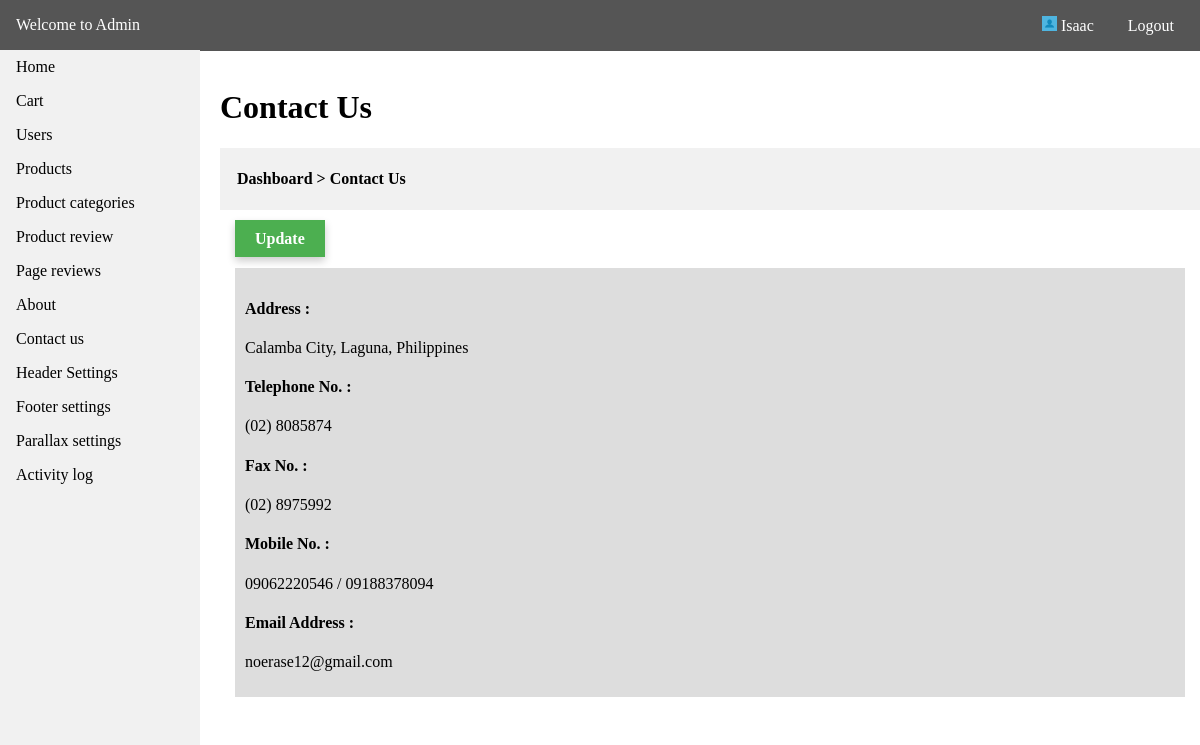
The page /admin/contact_us.php (signed in) on the database its author committed.
### tables this page shows
CREATE TABLE `tbl_menus` (
  `id` int(11) NOT NULL,
  `menu_name` varchar(255) NOT NULL,
  `menu_link` varchar(255) NOT NULL,
  `date_created` datetime NOT NULL DEFAULT CURRENT_TIMESTAMP
);

CREATE TABLE `tbl_contact_info` (
  `id` int(11) NOT NULL,
  `address` varchar(255) NOT NULL,
  `tel_no` varchar(255) NOT NULL,
  `fax_no` varchar(255) NOT NULL,
  `mobile_no` varchar(255) NOT NULL,
  `email` varchar(255) NOT NULL
);

### api/dbh.php (called while the page is built, shortened)
<?php
class dbh {
    public function __construct() {
        $this->servername = HOST;
        $this->username = USER;
        $this->password = PASS;
        $this->dbname = DBNAME;
        $this->conn = mysqli_connect($this->servername,$this->username,$this->password,$this->dbname);
    }
}
?>

### config.php (called while the page is built, shortened)
<?php
include API.'dbh.php';
include API.'viewUser.php';
$viewUser = new ViewUser;
?>

### api/viewUser.php (called while the page is built, shortened)
<?php
class ViewUser extends User {
    public function get_data($get_table) {
        $query = "SELECT * FROM ".$get_table." ORDER BY id DESC";
        $res = mysqli_query($this->conn,$query);
        return $res;
    }
    public function get_query($query) {
        $res = mysqli_query($this->conn,$query);
        return $res;
    }
}
?>

### admin/contact_us.php (the view, shortened to what this page needs)
<?php
include '../config.php';
    $table = "tbl_contact_info";
    $res = $viewUser->get_data($table);
    foreach ($res as $data) {
        $add = $data['address'];
        $tel = $data['tel_no'];
        $fax = $data['fax_no'];
        $mobile = $data['mobile_no'];
        $email = $data['email'];
        $pid = $data['id'];
    }
?>
<!DOCTYPE html>
<html>
<head>
    <link rel="stylesheet" type="text/css" media="screen" href="admin_css/main.css" />
</head>
<body>
<?php
include 'require/nav.php';
?>
<div class="container">
    <br>
<h1>Contact Us</h1>
<div style="background-color:#f1f1f1;padding:1px;"><h4>&nbsp &nbsp <a style="color:#000;text-decoration:none;" href="<?php echo ADMIN_URL.'home.php'; ?>">Dashboard</a> > Contact Us</h4></div>
    <div class="content">
        <div class="row">
            <div class="options">
                <a class="update" href="<?php echo ADMIN_URL.'contact_update.php?id='.$pid;?>">Update</a>
            </div>
            <div style="padding:20px;">
                <div style="padding:10px;width:100%;background-color:#ddd;">
                <h4>Address :</h4>
                    <p><?php echo $add; ?></p>
                <h4>Telephone No. :</h4>
                    <p><?php echo $tel; ?></p>
                <h4>Fax No. :</h4>
                    <p><?php echo $fax; ?></p>
                <h4>Mobile No. :</h4>
                    <p><?php echo $mobile; ?></p>
                <h4>Email Address :</h4>
                    <p><?php echo $email; ?></p>
                </div>
            </div>
    </div>
    </div>
</div>
</body>
</html>

### admin/require/nav.php (shortened to what this page needs)
<div class="header">
    <p><a style="color:#fff;text-decoration:none;" href="<?php echo ADMIN_URL.'home.php';?>">Welcome to Admin</a></p>
    <div class="head-content">
        <p style="cursor:pointer;"><img src="<?php echo BASE_URL; ?>image/sample-image.jpg" style="height:15px;width:15px;" alt=""> <?php echo $_SESSION["admin"]; ?></p>
        <p><a style="color:#fff;text-decoration:none;" href="<?php echo ADMIN_URL.'logout.php';?>">Logout</a></p>
    </div>
</div>
<nav class="navi">
    <ul>
        <li><a href="<?php echo ADMIN_URL.'home.php';?>">Home</a></li>
    <?php
        $tbl = "SELECT * FROM tbl_menus";
        $res = $viewUser->get_query($tbl);
        while($row = $res->fetch_assoc()) {
            $menu = $row['menu_name'];
            $link = $row['menu_link'];
    ?>
        <li><a href="<?php echo ADMIN_URL.$link.'.php'; ?>"><?php echo ucfirst($menu); ?></a></li>
    <?php
        }
    ?>
    </ul>
</nav>

### admin/admin_css/main.css (style rules this page uses)
html { scroll-behavior: smooth; }
* { box-sizing: border-box; }
body { margin: 0; font-family: Cambria, Cochin, Georgia, Times, 'Times New Roman', serif; }
ul { list-style-type: none; margin: 0; padding: 0; width: 200px; top: 50px; background-color: #f1f1f1; position: fixed; height: 100%; overflow: auto; }
li a { display: block; color: #000; padding: 8px 16px; text-decoration: none; }
.header { background-color: #555; color:white; display: inline-block; width: 100%; position:fixed; top:0; padding: 16px; }
.header p { display: inline; }
.container { margin-top: 50px; margin-left: 220px; }
.content { margin-top: 20px; }
.head-content { float:right; }
.head-content p { margin-left: 10px; padding: 10px; }
.row { margin: 0 -5px; }
.row:after { content: ""; display: table; clear: both; }
.options a { margin-left: 20px; padding: 10px 20px; background-color: #f1f1f1; text-decoration: none; color: #fff; font-weight: bold; box-shadow: 0 4px 8px 0 rgba(0, 0, 0, 0.2); }
.options .update { background-color: #4CAF50; }

### rows shown on the page
tbl_menus: menu_name "Cart"
tbl_menus: menu_name "Users"
tbl_menus: menu_name "Products"
tbl_menus: menu_name "Product categories"
tbl_menus: menu_name "Product review"
tbl_menus: menu_name "Page reviews"
tbl_menus: menu_name "About"
tbl_menus: menu_name "Contact us"
tbl_menus: menu_name "Header Settings"
tbl_menus: menu_name "Footer settings"
tbl_menus: menu_name "Parallax settings"
tbl_menus: menu_name "Activity log"
tbl_contact_info: address "Calamba City, Laguna, Philippines", tel_no "(02) 8085874", fax_no "(02) 8975992", mobile_no "09062220546 / 09188378094", email "noerase12@gmail.com"

### other values the page prints
$_SESSION["admin"] "Isaac"
